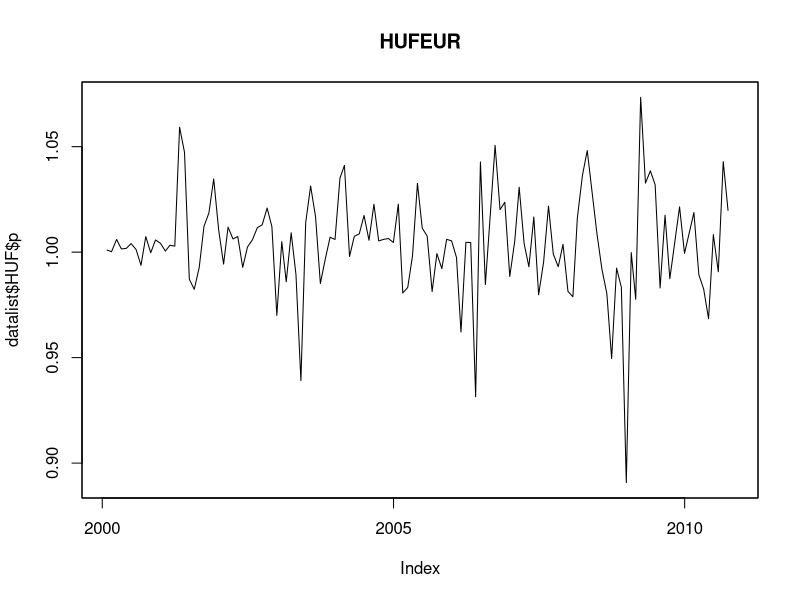

This figure's R source:
rm(list = ls())
da <- read.csv("Data/UIPdata2.csv", header = TRUE)
da$DATE <- as.Date(da$DATE, format = "%d/%m/%Y")
tail(da)
str(da)
# call(prepare.R) # If needed------------------------------
require(zoo) # for lagging series
require(xtable) # to create table
# This calculates forward rate and the profits and creates data frame--------
forp <- function(fx, b, m){
  M <- paste(m, "M", sep = "")
  ra1 <- paste(fx, M, sep = "")
  ra2 <- paste(b, M, sep = "")
  # this line to to name the column in the dataframe but does not work yet
  fw <- paste(ra1, "f", sep = "")
  title <- paste(fx, "-", b, "fw", sep = "")
  das <- subset(da, select = c(fx, b, ra1, ra2, "VIX"))
  das$fw <- ((1 + das[,3]/100)^(m/12))/((1 + das[,4]/100)^(m/12))*(das[,1]/das[,2])
  daz <- as.zoo(das, order.by = da$DATE)
  daz$l1 <- lag(daz[,1], k = m)
  daz$l2 <- lag(daz[,2], k = m)
  daz$p <- (((daz[,1]/daz[,2])*(1 + daz[,3]/100)^(m/12))*(daz[,8]/daz[,7]))/
    (1 + daz[,4]/100)^(m/12)
  g <- list(data = daz, fx = fx, fund = b, period = M)
  return(g)
}
a <- forp("HUF", "EUR", 1)
tail(a$data)
#This is an attempt to create a list of data that can be tested.  The test
# is in Raw.R
datalist <- list()
for(i in c("HUF", "PLN")){
  name <- paste(i, "EuR", sep = "")
  a <- forp(i, "EUR", 1)
datalist[i] <- list(name = a$data) 
}
names(datalist)
head(datalist$PLN)
# This now works.
datalist[[2]][1][[9]]
# to choose the second item in list, first row and ninth element.
plot(datalist$HUF$p, main = "HUFEUR")

